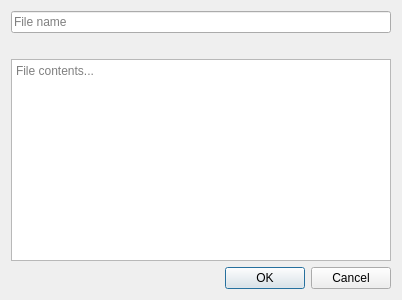
<?xml version="1.0" encoding="UTF-8"?>
<ui version="4.0">
 <class>NewEntryAttachmentsDialog</class>
 <widget class="QDialog" name="NewEntryAttachmentsDialog">
  <property name="geometry">
   <rect>
    <x>0</x>
    <y>0</y>
    <width>402</width>
    <height>300</height>
   </rect>
  </property>
  <property name="windowTitle">
   <string>New entry attachments</string>
  </property>
  <layout class="QVBoxLayout" name="verticalLayout">
   <item>
    <widget class="QLineEdit" name="titleEdit">
     <property name="placeholderText">
      <string>File name</string>
     </property>
    </widget>
   </item>
   <item>
    <widget class="QLabel" name="errorLabel">
     <property name="enabled">
      <bool>true</bool>
     </property>
     <property name="styleSheet">
      <string notr="true">color: #FF9696</string>
     </property>
     <property name="text">
      <string/>
     </property>
    </widget>
   </item>
   <item>
    <widget class="QTextEdit" name="attachmentTextEdit">
     <property name="placeholderText">
      <string>File contents...</string>
     </property>
    </widget>
   </item>
   <item>
    <widget class="QDialogButtonBox" name="dialogButtons">
     <property name="standardButtons">
      <set>QDialogButtonBox::Cancel|QDialogButtonBox::Ok</set>
     </property>
    </widget>
   </item>
  </layout>
 </widget>
 <resources/>
 <connections/>
</ui>
